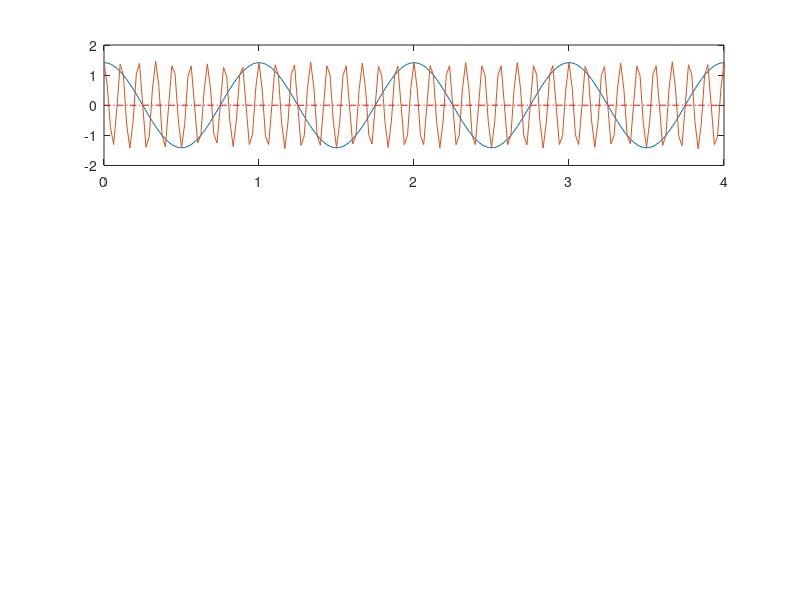

Reproduce this figure in MATLAB. (Note: this script raises an error after producing the figure.)
pkg load signal;

f1=1;
fc=8;
B=2*f1;
fs=6*fc;
dt=1/fs;
N=256;
t=0:dt:(N-1)*dt;
T=t(end);

% message
mt=sqrt(2)*cos(2*pi*f1*t);
% modulation
st=real(hilbert(mt).*exp(j*2*pi*fc*t))
noise = sqrt(0)*randn(1, N);
st_with_noise = st + noise;

subplot(3, 1, 1);
plot(t, mt, t, st_with_noise, t, noise, 'r-.');
axis([0 4 -2 2]);

[f, sf]=T2F(t, st);
Pf=abs(sf).^2/T;
subplot(3, 1, 2);
plot(f, Pf);
axis([-20 20 0 3]);

% demodulation
rt = st_with_noise.*cos(2*pi*fc*t);
rt = rt - mean(rt);
[f, rf] = T2F(t, rt);
[t, yt] = lpf(f, rf, B);
subplot(3, 1, 3);
plot(t, yt);
axis([0 4 -1 1]);
